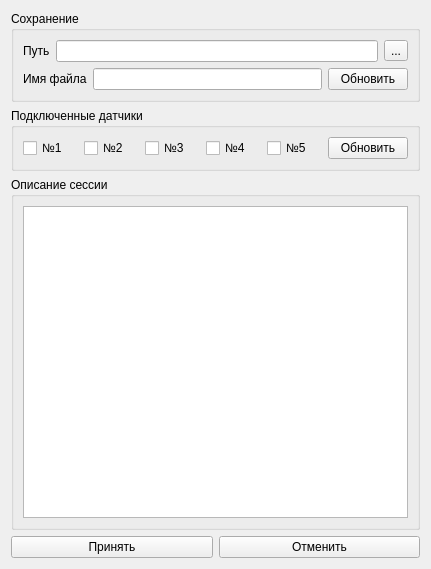
<?xml version="1.0" encoding="UTF-8"?>
<ui version="4.0">
 <class>new_session_window</class>
 <widget class="QWidget" name="new_session_window">
  <property name="geometry">
   <rect>
    <x>0</x>
    <y>0</y>
    <width>431</width>
    <height>569</height>
   </rect>
  </property>
  <property name="windowTitle">
   <string>Новый сеанс</string>
  </property>
  <layout class="QVBoxLayout" name="verticalLayout_5">
   <item>
    <widget class="QGroupBox" name="groupBox">
     <property name="title">
      <string>Сохранение</string>
     </property>
     <layout class="QVBoxLayout" name="verticalLayout_2">
      <item>
       <layout class="QVBoxLayout" name="verticalLayout">
        <item>
         <layout class="QHBoxLayout" name="horizontalLayout_2">
          <item>
           <widget class="QLabel" name="label">
            <property name="text">
             <string>Путь</string>
            </property>
           </widget>
          </item>
          <item>
           <widget class="QLineEdit" name="path_line_edit"/>
          </item>
          <item>
           <widget class="QToolButton" name="path_tool_button">
            <property name="text">
             <string>...</string>
            </property>
           </widget>
          </item>
         </layout>
        </item>
        <item>
         <layout class="QHBoxLayout" name="horizontalLayout">
          <item>
           <widget class="QLabel" name="label_2">
            <property name="text">
             <string>Имя файла</string>
            </property>
           </widget>
          </item>
          <item>
           <widget class="QLineEdit" name="filename_line_edit"/>
          </item>
          <item>
           <widget class="QPushButton" name="generate_name_button">
            <property name="text">
             <string>Обновить</string>
            </property>
           </widget>
          </item>
         </layout>
        </item>
       </layout>
      </item>
     </layout>
    </widget>
   </item>
   <item>
    <widget class="QGroupBox" name="groupBox_4">
     <property name="title">
      <string>Подключенные датчики</string>
     </property>
     <layout class="QVBoxLayout" name="verticalLayout_4">
      <item>
       <layout class="QHBoxLayout" name="horizontalLayout_4">
        <item>
         <widget class="QCheckBox" name="s1_checkbox">
          <property name="text">
           <string>№1</string>
          </property>
         </widget>
        </item>
        <item>
         <widget class="QCheckBox" name="s2_checkbox">
          <property name="text">
           <string>№2</string>
          </property>
         </widget>
        </item>
        <item>
         <widget class="QCheckBox" name="s3_checkbox">
          <property name="text">
           <string>№3</string>
          </property>
         </widget>
        </item>
        <item>
         <widget class="QCheckBox" name="s4_checkbox">
          <property name="text">
           <string>№4</string>
          </property>
         </widget>
        </item>
        <item>
         <widget class="QCheckBox" name="s5_checkbox">
          <property name="text">
           <string>№5</string>
          </property>
         </widget>
        </item>
        <item>
         <widget class="QPushButton" name="updtade_sensors_button">
          <property name="text">
           <string>Обновить</string>
          </property>
         </widget>
        </item>
       </layout>
      </item>
     </layout>
    </widget>
   </item>
   <item>
    <widget class="QGroupBox" name="groupBox_3">
     <property name="title">
      <string>Описание сессии</string>
     </property>
     <layout class="QVBoxLayout" name="verticalLayout_3">
      <item>
       <widget class="QTextBrowser" name="session_comment_editor">
        <property name="readOnly">
         <bool>false</bool>
        </property>
       </widget>
      </item>
     </layout>
    </widget>
   </item>
   <item>
    <layout class="QHBoxLayout" name="horizontalLayout_3">
     <item>
      <widget class="QPushButton" name="accept_button">
       <property name="text">
        <string>Принять</string>
       </property>
      </widget>
     </item>
     <item>
      <widget class="QPushButton" name="cancel_button">
       <property name="text">
        <string>Отменить</string>
       </property>
      </widget>
     </item>
    </layout>
   </item>
  </layout>
 </widget>
 <resources/>
 <connections/>
</ui>
